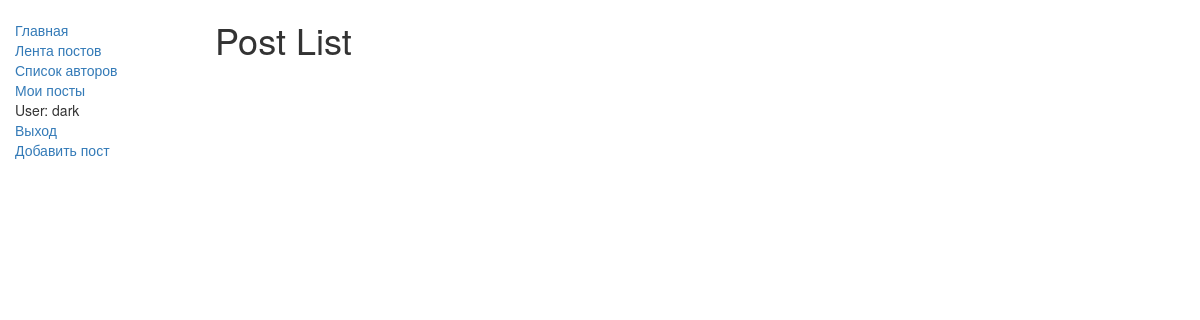
/my_posts/ (signed in), run on an earlier commit of the app's database.
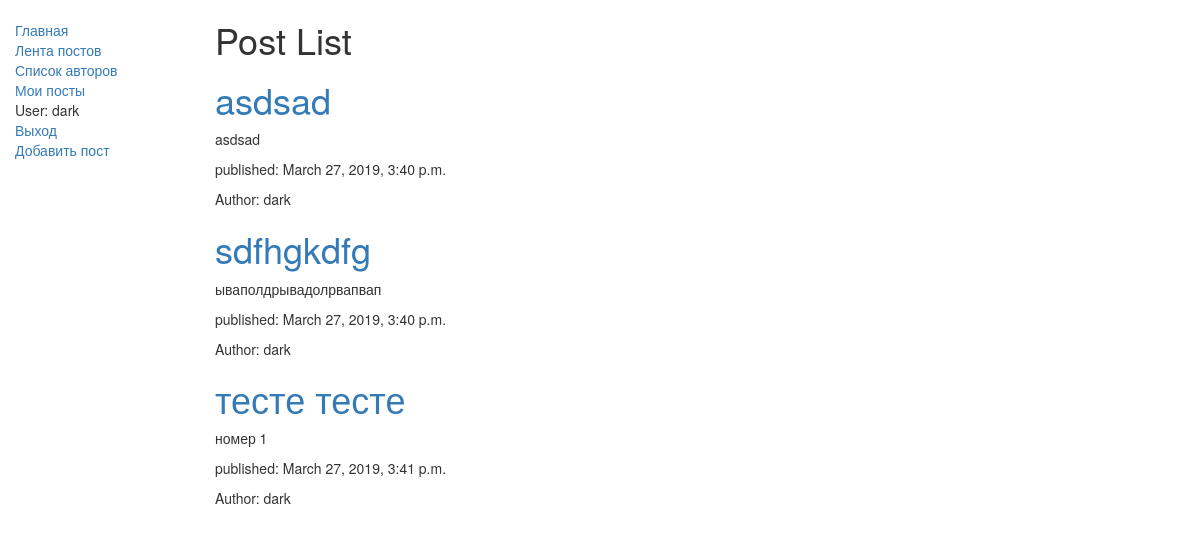
And on a later commit of the database.
### blogapp/models.py (models this page shows, shortened)
class Post(models.Model):
    author = models.ForeignKey(settings.AUTH_USER_MODEL, on_delete=models.CASCADE)
    title = models.CharField(max_length=255)
    text = models.TextField()
    created_date = models.DateTimeField(default=timezone.now)
    published_date = models.DateTimeField(blank=True, null=True)
    def get_absolute_url(self):
        return reverse('post-detail', args=[str(self.id)])
    class Meta:
        ordering = ['published_date']

### blogapp/views.py (the view)
# urls.py: path('my_posts/', AuthorPostListView.as_view(), name='my-posts'),
class AuthorPostListView(PostListView):
    model = Post
    template_name = 'blogapp/post_list.html'
    def get_queryset(self):
        return self.model.objects.filter(author=self.request.user)

### blogapp/views.py (called while the page is built)
    def get_context_data(self, *args, object_list=None, **kwargs):
        context = super(PostListView, self).get_context_data(*args, **kwargs)
        context['posts'] = self.model.objects.all()
        return context

### blogapp/templates/blogapp/post_list.html
{% extends "base.html" %}
{% block content %}
    <h1>Post List</h1>
    {% if post_list %}
        {% for post in post_list %}
            <div>
            <h1><a href="{{ post.get_absolute_url }}" class="post" data-id="{{ post.id }}"> {{ post.title }}</a></h1>
            <p>{{ post.text|linebreaksbr }}</p>
            <p>published: {{ post.published_date }}</p>
            <p>Author: {{ post.author }}</p>
            </div>
        {% endfor %}
    {% endif %}
{% endblock %}

### blogapp/templates/base.html (shortened to what this page needs)
<!DOCTYPE html>
<html lang="en">
<head>
  <link rel="stylesheet" href="https://maxcdn.bootstrapcdn.com/bootstrap/3.3.7/css/bootstrap.min.css">
  {% load static %}
  <link rel="stylesheet" href="{% static 'css/styles.css' %}">
</head>
<body>
<div class="container-fluid">
    <div class="row">
      <div class="col-sm-2">
      {% block sidebar %}
      <ul class="sidebar-nav">
          <li><a href="{% url 'index' %}">Главная</a></li>
          <li><a href="{% url 'posts' %}">Лента постов</a></li>
          <li><a href="{% url 'authors' %}">Список авторов</a></li>
          <li><a href="{% url 'my-posts' %}">Мои посты</a></li>
             {% if user.is_authenticated %}
          <li>User: {{ user.get_username }}</li>
          <li><a href="{% url 'logout' %}?next={{request.path}}">Выход</a></li>
          <li><a href="{% url 'post-new' %}">Добавить пост</a></li>
             {% else %}
          <li><a href="{% url 'login' %}?next={{request.path}}">Логин</a></li>
             {% endif %}
      </ul>
     {% endblock %}
      </div>
       <div class="col-sm-10 ">
      {% block content %}{% endblock %}
      </div>
    </div>
  </div>
</body>
</html>

### blogapp/static/css/styles.css (style rules this page uses)
.sidebar-nav { margin-top: 20px; padding: 0; list-style: none; }

What changed in the data, as far as the page shows it:
added Post: title "asdsad", text "asdsad", published_date "March 27, 2019, 3:40 p.m.", author "dark"
added Post: title "sdfhgkdfg", text "ываполдрывадолрвапвап", published_date "March 27, 2019, 3:40 p.m.", author "dark"
added Post: title "тесте тесте", text "номер 1", published_date "March 27, 2019, 3:41 p.m.", author "dark"
